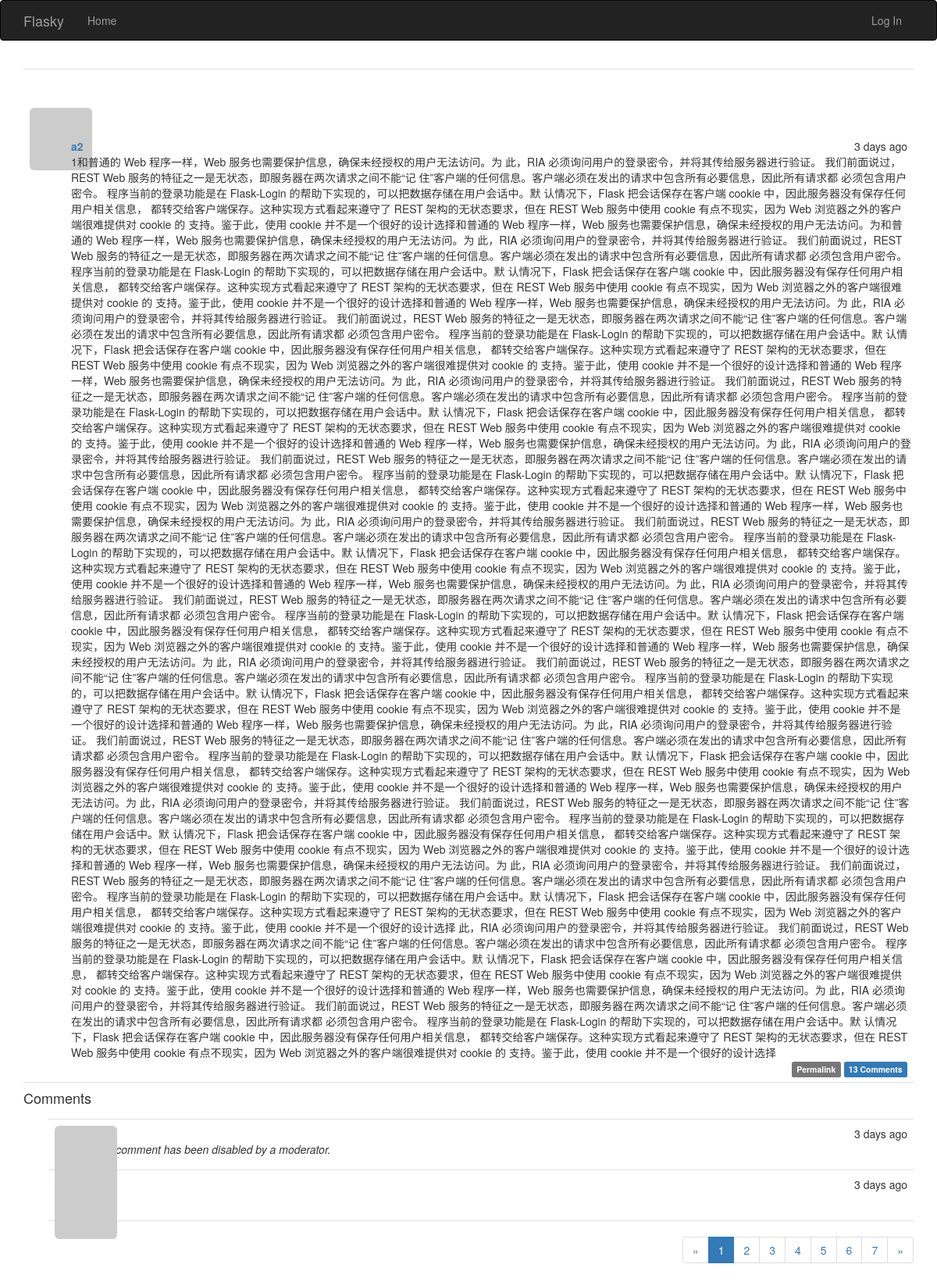
/post/1, run on the app's committed database.
### app/models.py (models this page shows, shortened)
class Post(db.Model):
    __tablename__ = 'posts'
    id = db.Column(db.Integer, primary_key=True)
    body = db.Column(db.Text)
    timestamp = db.Column(db.DateTime, index=True, default=datetime.utcnow)
    author_id = db.Column(db.Integer, db.ForeignKey('users.id'))
    body_html = db.Column(db.Text)
    comments = db.relationship('Comment', backref='post', lazy='dynamic')

class User(UserMixin, db.Model):
    __tablename__ = 'users'
    id = db.Column(db.Integer, primary_key=True)
    email = db.Column(db.String(64), unique=True, index=True)
    username = db.Column(db.String(64), unique=True, index=True)
    password_hash = db.Column(db.String(128))
    role_id = db.Column(db.Integer, db.ForeignKey('roles.id'))  # 一对多时，外键在多的一侧，多对一时，在一的一侧
    confirmed = db.Column(db.Boolean, default=False)
    location = db.Column(db.String(64))
    about_me = db.Column(db.Text())
    member_since = db.Column(db.DateTime(), default=datetime.utcnow)  # 注册日期
    last_seen = db.Column(db.DateTime(), default=datetime.utcnow)
    posts = db.relationship('Post', backref='author', lazy='dynamic')
    followed = db.relationship('Follow',
                               foreign_keys=[Follow.follower_id],
                               backref=db.backref('follower', lazy='joined'),
                               lazy='dynamic',
                               cascade='all, delete-orphan')
    followers = db.relationship('Follow',
                                foreign_keys=[Follow.followed_id],
                                backref=db.backref('followed', lazy='joined'),
                                lazy='dynamic',
                                cascade='all, delete-orphan')
    comments = db.relationship('Comment', backref='author', lazy='dynamic')
    def gravatar(self, size=100, default='identicon', rating='g'):
        if request.is_secure:
            url = 'https://secure.gravatar.com/avatar'
        else:
            url = 'http://www.gravatar.com/avatar'
        hash = hashlib.md5(self.email.encode('utf-8')).hexdigest()
        return '{url}/{hash}?s={size}&d={default}&r={rating}'.format(
            url=url, hash=hash, size=size, default=default, rating=rating)
    @property
    def password(self):
        raise AttributeError('password is not a readable attribute')

class Comment(db.Model):
    __tablename__ = 'comments'
    id = db.Column(db.Integer, primary_key=True)
    body = db.Column(db.Text)
    body_html = db.Column(db.Text)
    timestamp = db.Column(db.DateTime, index=True, default=datetime.utcnow)
    disabled = db.Column(db.Boolean)
    author_id = db.Column(db.Integer, db.ForeignKey('users.id'))
    post_id = db.Column(db.Integer, db.ForeignKey('posts.id'))

### app/main/views.py (the view, shortened to what this page needs)
@main.route('/post/<int:id>', methods=['GET', 'POST'])
def post(id):
    post = Post.query.get_or_404(id)
    form = CommentForm()
    page = request.args.get('page', 1, type=int)
    if page == -1:  # //表示整数除法
        page = (post.comments.count() - 1) // \
            2 + 1
    pagination = post.comments.order_by(Comment.timestamp.asc()).paginate(
        page, per_page=2,
        error_out=False)
    comments = pagination.items
    return render_template('post.html', posts=[post], form=form,
                           comments=comments, pagination=pagination)  # 共用_post.html模板，所以转换成数组

### app/auth/views.py (called while the page is built)
@auth.before_app_request
def before_request():
    if current_user.is_authenticated:
        current_user.ping()
        if current_user.is_authenticated \
                and not current_user.confirmed \
                and request.endpoint \
                and request.blueprint != 'auth'\
                and request.endpoint != 'static':  # ????????????
            return redirect(url_for('auth.unconfirmed'))

### app/main/__init__.py (called while the page is built)
@main.app_context_processor
def inject_permissions():
    return dict(Permission=Permission)

### app/models.py (called while the page is built)
    def can(self, permissions):
        return False

    def is_administrator(self):
        return False

### app/templates/post.html (shortened to what this page needs)
{% extends "base.html" %}
{% import "bootstrap/wtf.html" as wtf %}
{% import "_macros.html" as macros %}
{% block page_content %}
{% include '_posts.html' %}
<h4 id="comments">Comments</h4>
{% include '_comments.html' %}
{% if pagination %}
<div class="pagination">
    {{ macros.pagination_widget(pagination, '.post', fragment='#comments', id=posts[0].id) }}
</div>
{% endif %}
{% endblock %}

### app/templates/_posts.html (shortened to what this page needs)
<ul class="posts">
    {% for post in posts %}
        <li class="post">
            <div class="post-thumbnail">
                <a href="{{ url_for('.user', username=post.author.username) }}">
                    <img class="img-rounded profile-thumbnail" src="{{ post.author.gravatar(size=40) }}">
                </a>
            </div>
            <div class="post-content">
                <div class="post-date">{{ moment(post.timestamp).fromNow() }}</div>
                <div class="post-author"><a
                        href="{{ url_for('.user', username=post.author.username) }}">{{ post.author.username }}</a>
                </div>
                <div class="post-body">
                    {% if post.body_html %}
                        {{ post.body_html | safe }}
                    {% else %}
                        {{ post.body }}
                    {% endif %}
                </div>
                <div class="post-footer">
                    <a href="{{ url_for('.post', id=post.id) }}">
                        <span class="label label-default">Permalink</span>
                    </a>
                    <a href="{{ url_for('.post', id=post.id) }}#comments">
                        <span class="label label-primary">{{ post.comments.count() }} Comments</span>
                    </a>
                </div>
            </div>
        </li>
    {% endfor %}
</ul>

### app/templates/_comments.html (shortened to what this page needs)
<ul class="comments">
    {% for comment in comments %}
    <li class="comment">
        <div class="comment-thumbnail">
            <a href="{{ url_for('.user', username=comment.author.username) }}">
                <img class="img-rounded profile-thumbnail" src="{{ comment.author.gravatar(size=40) }}">
            </a>
        </div>
        <div class="comment-content">
            <div class="comment-date">{{ moment(comment.timestamp).fromNow() }}</div>
            <div class="comment-author"><a href="{{ url_for('.user', username=comment.author.username) }}">{{ comment.author.username }}</a></div>
            <div class="comment-body">
                {% if comment.disabled %}
                <p><i>This comment has been disabled by a moderator.</i></p>
                {% endif %}
        </div>
    </li>
    {% endfor %}
</ul>

### app/static/styles.css (style rules this page uses)
ul.posts { list-style-type: none; padding: 0px; margin:16px 0px 0px 0px; border-top:1px solid #e0e0e0; }
ul.posts li.post { padding: 8px; border-bottom: 1px solid #e0e0e0; }
div.post-date { float:right; }
div.post-author { position: relative; left: 5px; font-weight: bold; }
div.post-thumbnail { position: relative; top: 41px; }
div.post-body { position: relative; left: 5px; }
div.post-footer { text-align: right; }
div.post-content { margin-left:48px; min-align:right; }
ul.comments { list-style-type: none; padding: 0px; margin: 16px 0px 0px 0px; }
ul.comments li.comment { margin-left: 32px; padding: 8px; border-bottom: 1px solid #e0e0e0; }
ul.comments li.comment:nth-child(1) { border-top: 1px solid #e0e0e0; }
div.comment-date { float: right; }
div.comment-author { font-weight: bold; }
div.comment-thumbnail { position: absolute; }
div.comment-content { margin-left: 48px; min-height: 48px; }
div.pagination { width:100%; text-align: right; padding: 0px; margin: 0px; }

### data on the page
Post: timestamp "3 days ago", author.username "a2", body "1和普通的 Web 程序一样，Web 服务也需要保护信息，确保未经授权的用户无法访问。为 此，RIA 必须询问用户的登录密令，并将其传给服务器进行验证。 我们前面说过，REST Web 服务的特征之一是无状态，即服务器在两次请求之间不能“记 住”客户端的任何信息。客户端必须在发出的请求中包含所有必要信息，因此所有请求都 必须包含用户密令。 程序当前的登录功能是在 Flask-Login 的帮助下实现的，可以把数据存储在用户会话中。默 认情况下，Flask 把会话保存在客户端 cookie 中，因此服务器没有保存任何用户相关信息， 都转交给客户端保存。这种实现方式看起来遵守了 REST 架构的无状态要求，但在 REST Web 服务中使用 cookie 有点不现实，因为 Web 浏览器之外的客户端很难提供对 cookie 的 支持。鉴于此，使用 cookie 并不是一个很好的设计选择和普通的 Web 程序一样，Web 服务也需要保护信息，确保未经授权的用户无法访问。为和普通的 Web 程序一样，Web 服务也需要保护信息，确保未经授权的用户无法访问。为 此，RIA 必须询问用户的登录密令，并将其传给服务器进行验证。 我们前面说过，REST Web 服务的特征之一是无状态，即服务器在两次请求之间不能“记 住”客户端的任何信息。客户端必须在发出的请求中包含所有必要信息，因此所有请求都 必须包含用户密令。 程序当前的登录功能是在 Flask-Login 的帮助下实现的，可以把数据存储在用户会话中。默 认情况下，Flask 把会话保存在客户端 cookie…", comments.count "13"
Comment: timestamp "3 days ago", shows "This comment has been disabled by a moderator."
Comment: timestamp "3 days ago"

### other printed values
{{ p }} "1"
{{ p }} "2" "3" "4" "5" "6" "7"
